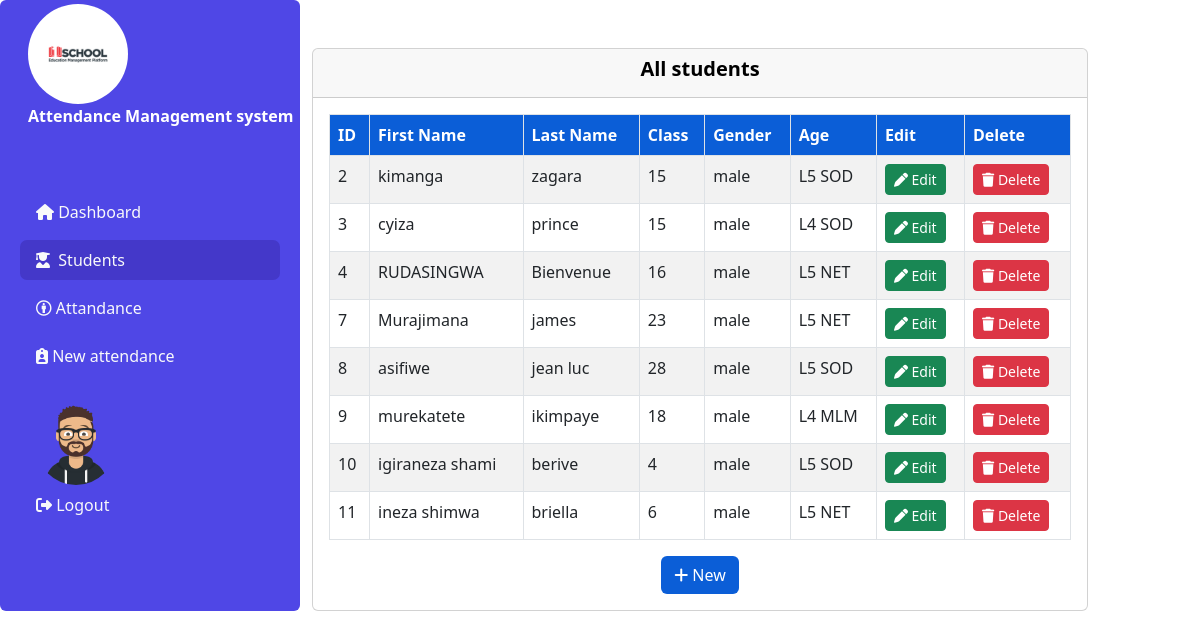
The app's page /admin/students.php (signed in) with its own data.
### tables this page shows
CREATE TABLE `students` (
  `studentId` int(11) NOT NULL,
  `fName` varchar(30) NOT NULL,
  `lName` varchar(30) NOT NULL,
  `age` int(2) NOT NULL,
  `classId` int(11) NOT NULL,
  `gender` enum('male','female') NOT NULL
);

CREATE TABLE `class` (
  `classId` int(11) NOT NULL,
  `className` varchar(20) NOT NULL
);

### admin/students.php (the view, shortened to what this page needs)
<?php
include '../conn.php';
?>
<!doctype html>
<html lang="en">
<head>
    <link rel="stylesheet" href="../resources/css/bootstrap.min.css">
    <link rel="stylesheet" href="https://cdnjs.cloudflare.com/ajax/libs/font-awesome/6.5.2/css/all.min.css" />
</head>
<body>
<div class="container-fluid">
    <div class="row">
        <div class="col-sm-3 p-1 rounded-2" style="background-color: #4f47e6;">
        <div class="navbar-brand rounded ms-4">
            <a href="#"><img src="logo.png" alt="Logo" style="width:100px;" class="rounded-pill"></a><br>
            <a class="navbar-brand text-white" href="index.php"><b>Attendance Management system</b></a>
        </div>
        <ul class="nav flex-column mt-5 mb-3 p-3 ">
            <li class="nav-item mb-2">
                <a class="nav-link text-light " href="index.php"><i class="fa-solid fa-house"></i>&nbsp;Dashboard</a>
            </li>
            <li class="nav-item  mb-2">
                <a class="nav-link text-light active" href="students.php"><i class="fa-solid fa-user-graduate"></i> &nbsp;Students</a>
            </li>
            <li class="nav-item  mb-2">
                <a class="nav-link text-light" href="attendance.php"><i class="fa-brands fa-creative-commons-by"></i>&nbsp;Attandance</a>
            </li>
            <li class="nav-item  mb-2">
                <a class="nav-link text-light" href="new_attendance.php"><i class="fa-solid fa-clipboard-user"></i>&nbsp;New attendance</a>
            </li>
            <div class="nav-brand ms-3  mt-3">
                <a href="logout.php"><img src="user.png" alt="Avatar Logo" style="width:80px;"
                                          class="rounded-pill">
                </a></div>
            <li class="nav-item  mb-2 mt-auto">
                <a class="nav-link text-light " href="logout.php"><i
                            class="fa-solid fa-right-from-bracket"></i>&nbsp;Logout</a>
            </li>
        </ul>
    </div>
        <div class="col-sm-8 mt-5">
            <div class="card">
                <div class="card-header"> <h5 class="h5 fw-bold text-xl-center text-black">All students</h5></div>
                <div class="card-body">
                    <div class="table-responsive">
                        <table class="table table-bordered table-striped table-hover">
                            <thead class="p-2" style="background-color: #0b5ed7;color: white;">
                            <tr>
                                <th>ID</th>
                                <th>First Name</th>
                                <th>Last Name</th>
                                <th>Class</th>
                                <th>Gender</th>
                                <th>Age</th>
                                <th>Edit</th>
                                <th>Delete</th>
                            </tr>
                            </thead>
                            <tbody>
                            <?php
                             $select_student=$conn->query("SELECT students.*,class.className FROM students INNER JOIN class ON students.classId=class.classId");
                             if(mysqli_num_rows($select_student) > 0){
                                 foreach ($select_student as $student){
                                     $id=$student['studentId'];
                                     echo "
                                     <tr>
                                       <td>".$student['studentId']."</td>
                                       <td>".$student['fName']."</td>
                                       <td>".$student['lName']."</td>
                                       <td>".$student['age']."</td>
                                       <td>".$student['gender']."</td>
                                       <td>".$student['className']."</td>
                                       <td><a href='update.php?id=$id' class='btn btn-success btn-sm'><i class='fa-solid fa-pen''></i>&nbsp;Edit</a></td>
                                       <td><a href='delete.php?id=$id' class='btn btn-danger btn-sm'><i class='fa-solid fa-trash''></i>&nbsp;Delete</a></td>
                                     </tr>
                                     ";
                                 }
                             }
                             else{
                                 echo "<h1>No students found</h1>";
                             }
                            ?>
                            </tbody>
                        </table>
                        <center><a href="new.php" class=" btn " style="background-color: #0b5ed7;color: white;"><i class="fa-solid fa-plus"></i>&nbsp;New</a></center>
            </div>
                    </div>
</body>
</html>

### admin/students.php (style rules this page uses)
li a:hover,.active { background-color: #4438c9; border-radius:7px; }

### records on screen
students: studentId "2", fName "kimanga", lName "zagara", age "15", gender "male", classId.className "L5 SOD"
students: studentId "3", fName "cyiza", lName "prince", age "15", gender "male", classId.className "L4 SOD"
students: studentId "4", fName "RUDASINGWA", lName "Bienvenue", age "16", gender "male", classId.className "L5 NET"
students: studentId "7", fName "Murajimana", lName "james", age "23", gender "male", classId.className "L5 NET"
students: studentId "8", fName "asifiwe", lName "jean luc", age "28", gender "male", classId.className "L5 SOD"
students: studentId "9", fName "murekatete", lName "ikimpaye", age "18", gender "male", classId.className "L4 MLM"
students: studentId "10", fName "igiraneza shami", lName "berive", age "4", gender "male", classId.className "L5 SOD"
students: studentId "11", fName "ineza shimwa", lName "briella", age "6", gender "male", classId.className "L5 NET"
